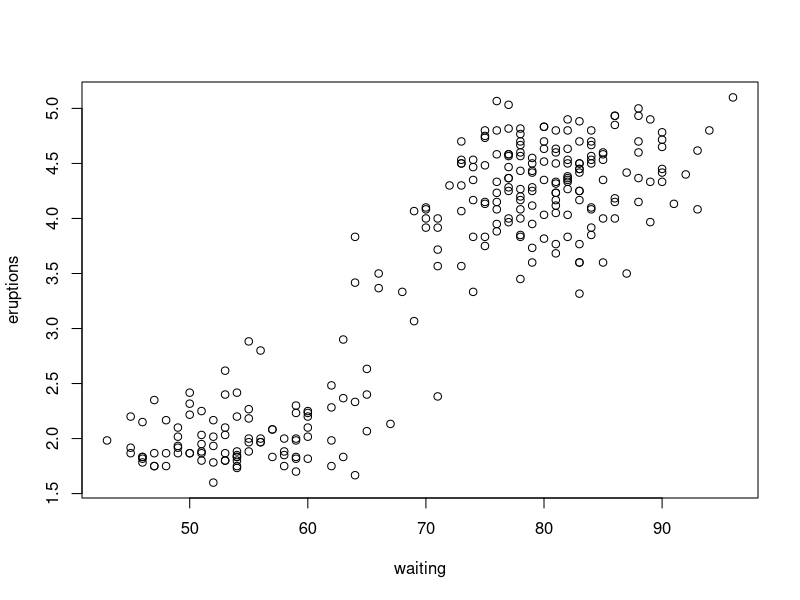
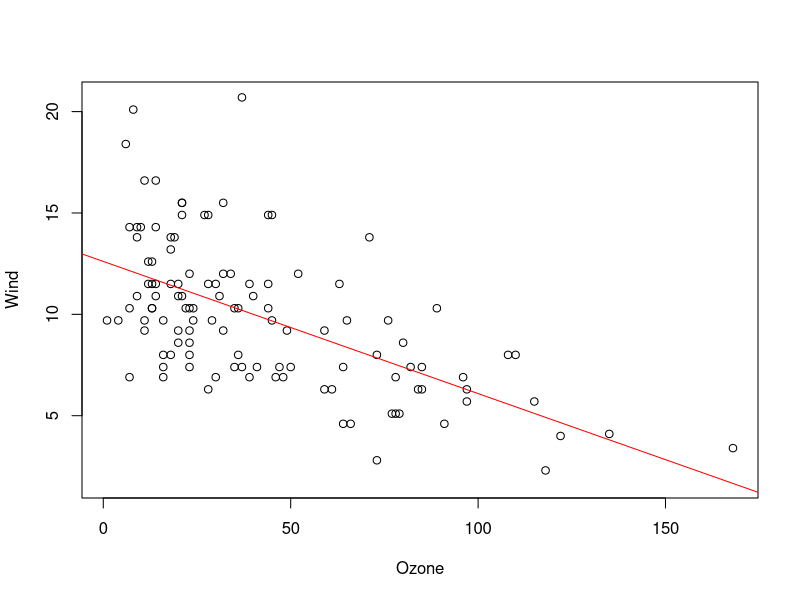
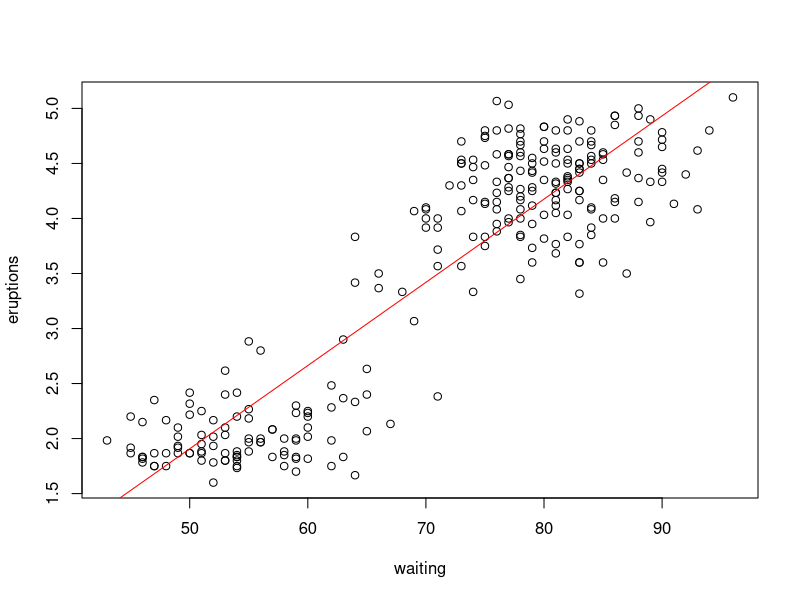

Write the R code that produced these figures, in order.
### EXERCISE 1

data("faithful") #load data
head(faithful) #see first few rows of data
cor(faithful$eruptions, faithful$waiting) #calculate correlation coefficient
#correlation coefficient = 0.900812
#This indicates a high probability that eruptions will increase by one unit when
#waiting increases by one unit.
plot(eruptions~waiting, data=faithful) #plot waiting time vs. eruptions


### EXERCISE 2

#2.1:

data("airquality") #load airquality data
ozonemod  = lm(Wind~Ozone, data=airquality) #create linear model
summary(ozonemod) #view summary of the linear model
plot(Wind~Ozone, data=airquality) #plot data. are these axes right?
abline(ozonemod, col="red") #add linear model to plot
#Here we see a negative correlation between Ozone and Wind - when Ozone decreases,
#so does Wind.

#2.2:
waitlm = lm(eruptions~waiting, data=faithful) #build linear regression model
summary(waitlm) #see summary of linear model
#According to the summary, the linear model creates a line with a y-intercept at
#-1.874016, with a positive slope of 0.075628.
plot(eruptions~waiting, data=faithful) #recreate plot from exercise 1
abline(lm(eruptions~waiting, data=faithful), col="red") #add linear regression line


### EXERCISE 3

ozres = residuals(ozonemod) #calculate residuals in linear model
ozRSS = sum(ozres^2) #calculate residual sum of squares
ozRSE = sqrt(ozRSS/summary(ozonemod)$df[2]) #calculate RSE
ozRSE
#ozRSE = 26.46729
#This RSE can also be seen as representing the standard deviation of the residuals.

ozMSE = ozRSS/summary(ozonemod)$df[2] #calculate MSE
ozMSE
#ozMSE = 700.5177
#This MSE can also be seen as representing the variance of the residuals.

#use summary of linear model and anova to confirm manually calculated RSE and MSE:
anova(ozonemod)
summary(ozonemod)
